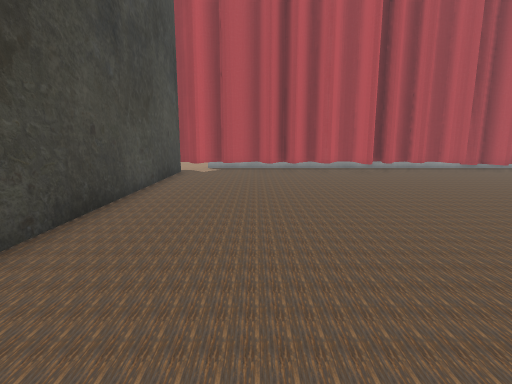
view 1 (above)

16 first-person views from a walk through a 3-D level made in the Unity game engine. The camera is 1.5 m above the floor, tilts 10° down and sees 80° across. The floor is counted in squares, 1 m on a side. Each view is taken from the middle of a square. On the plan, view 1 faces up. The plan holds only what a view shows up to about 15 squares ahead; the rest is blank. The place goes on beyond the plan. The player character is not drawn. Some animated figures are left out. Some surface patterns are stand-ins.

view 2
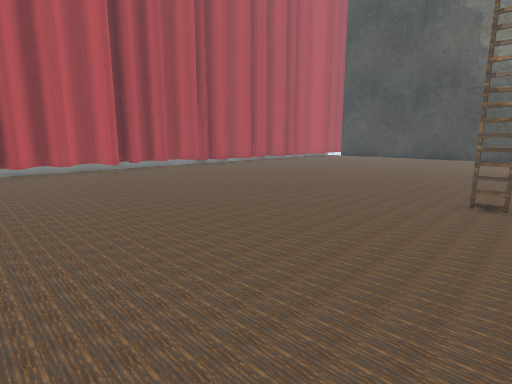

view 3
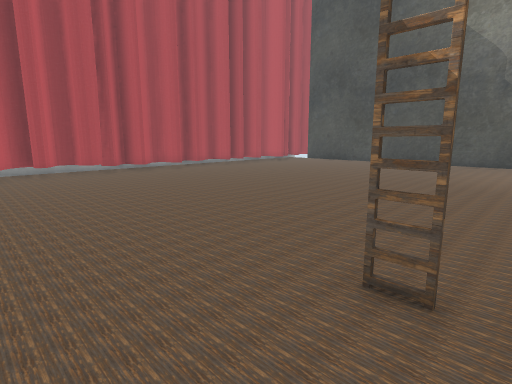

view 4
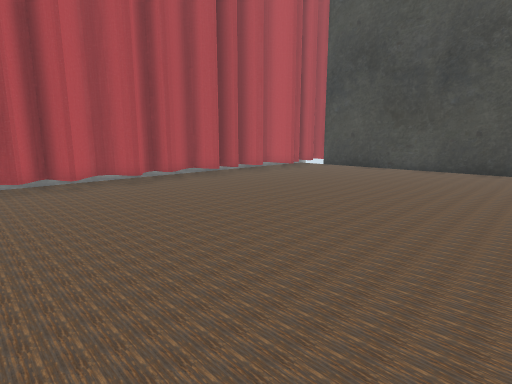

view 5
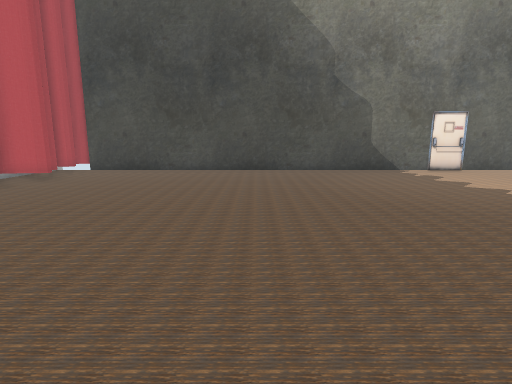

view 6
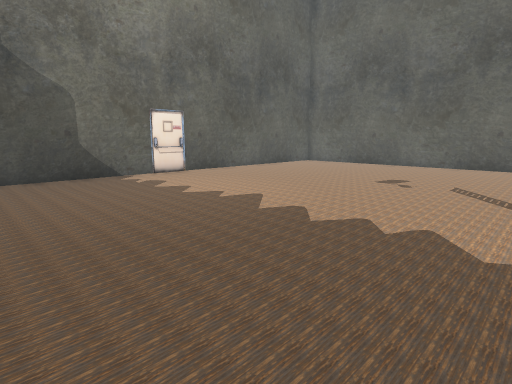

view 7
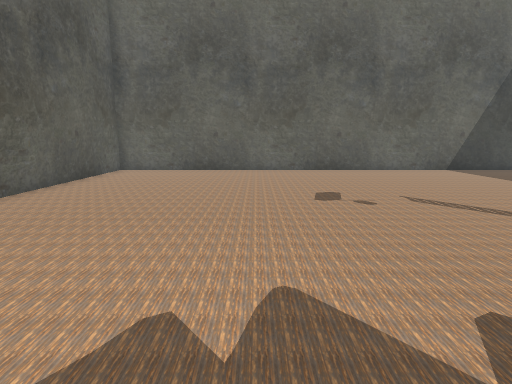

view 8
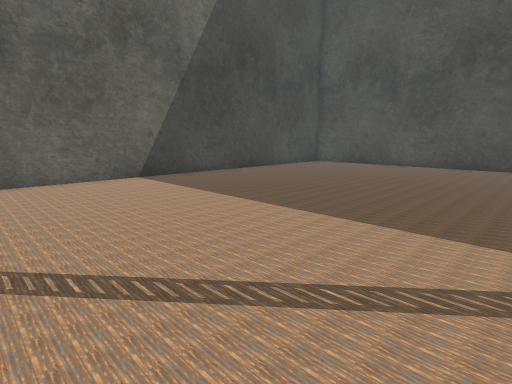

view 9
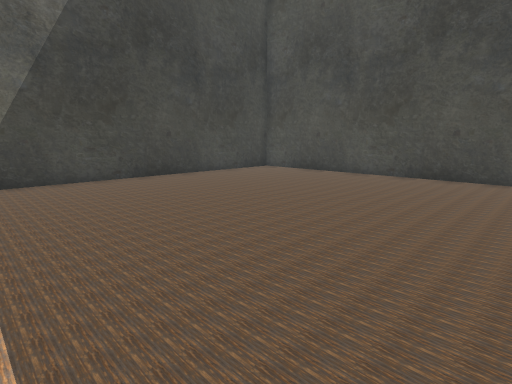

view 10
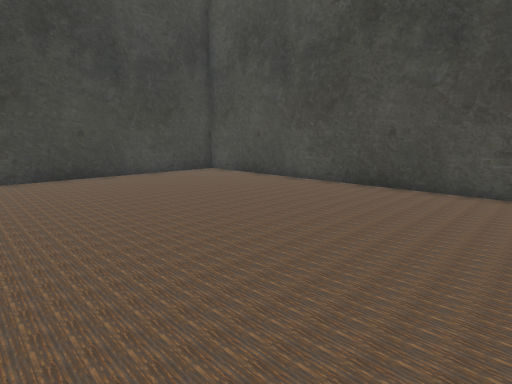

view 11
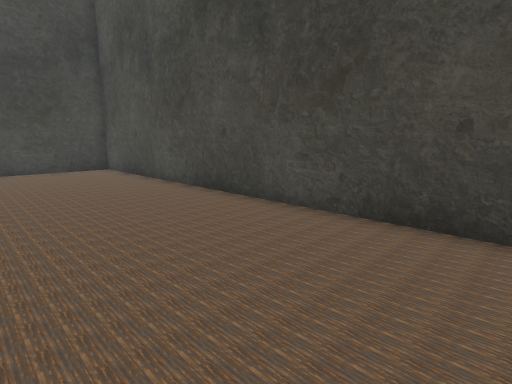

view 12
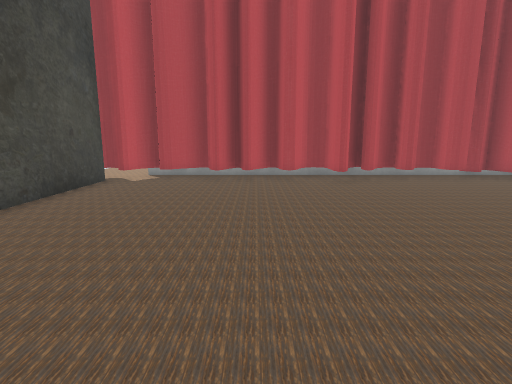

view 13
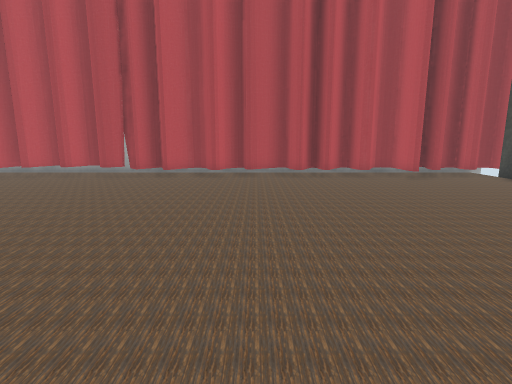

view 14
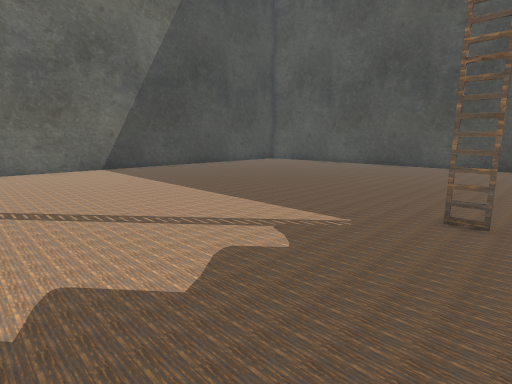

view 15
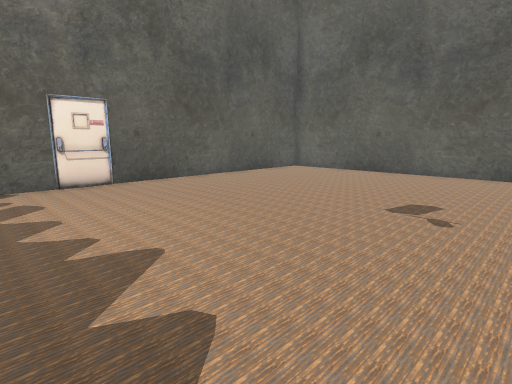

view 16
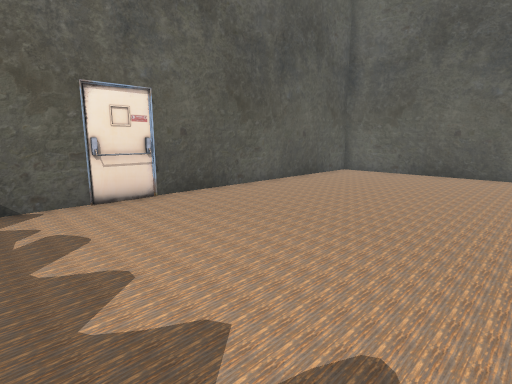

### Floor plan
Points are (right, up) in squares from view 1. A wall is a line through its corners. A room is listed if a view was taken in it or the views show most of it. See-through windows are left out.
Room 1 (views 1, 2, 3, 4, 5, 6, 7, 8, 9, 10, 11, 12, 13, 14, 15, 16)
walls: (7.8, 0.6) (7.8, 1.4); (7.9, 1.4) (7.9, 0.6); (-3.4, 1.6) (-3.4, -13.6) (24.5, -13.6) (24.5, 14); (9.6, 14) (9.1, 13.8); (5.9, 13.9) (5.9, 14.4); (4.7, 13.5) (4.7, 14.5); (8, 14.5) (7.7, 14); (6.4, 14.3) (6.2, 13.9); (8.7, 14.7) (8.2, 14.7); (24.3, -3.7) (24.3, -2); (13.7, 14.4) (13.5, 13.9); (14.6, 14.2) (14.5, 14.9); (12.3, 14.8) (11.5, 13.9) (10.9, 15) (10.3, 14.1) (9.8, 14.6); (7, 14.8) (6.6, 14.6) (6.1, 13.9); (5.5, 14.5) (5.2, 13.7); (14, 14.7) (13.5, 14); (5.6, 14.7) (5, 13.3); (3, 13.8) (2.6, 14.9); (15.5, 14.7) (15.1, 14.3); (3.7, 14.6) (3.4, 13.8); (17.6, 14.1) (17.5, 15) (16.7, 13.8) (16.4, 14.3) (16.3, 14.9); (4, 14.9) (3.7, 14.5); (16, 15) (15, 14.3); (17.2, 14.6) (16.9, 14.1); (2.5, 14.8) (1.8, 13.9); (1.4, 14.9) (0.6, 13.6) (0.3, 14.2); (18.7, 15.1) (17.9, 14); (20.8, 13.7) (20.8, 14.7); (19.9, 14.8) (19.5, 14); (-0.1, 14.8) (-0.7, 14.5); (-0.5, 14.6) (-1.1, 14.1); (-2.3, 14.3) (-2.6, 13.8); (-2, 14.6) (-2.7, 13.9); (-3.4, 14) (-3.4, 3.9); (23.4, 14.2) (23.3, 14.5); (23.2, 15) (22.7, 14.7); (25, 14.1) (24.8, 14.8)

Where each view was taken, in squares from view 1:
view 1: 0 up, 0 right, facing up
view 2: 0 up, 0 right, facing up-right
view 3: 0 up, 5 right, facing up-right
view 4: 4 up, 9 right, facing up-right
view 5: 6 up, 10 right, facing right
view 6: 4 up, 12 right, facing down-right
view 7: 1 up, 18 right, facing down
view 8: 2 down, 14 right, facing down-left
view 9: 2 down, 9 right, facing down-left
view 10: 1 down, 6 right, facing down-left
view 11: 2 up, 2 right, facing down-left
view 12: 3 up, 2 right, facing up
view 13: 2 up, 15 right, facing up
view 14: 2 up, 14 right, facing down-left
view 15: 0 up, 14 right, facing down-right
view 16: 0 up, 17 right, facing down-right
